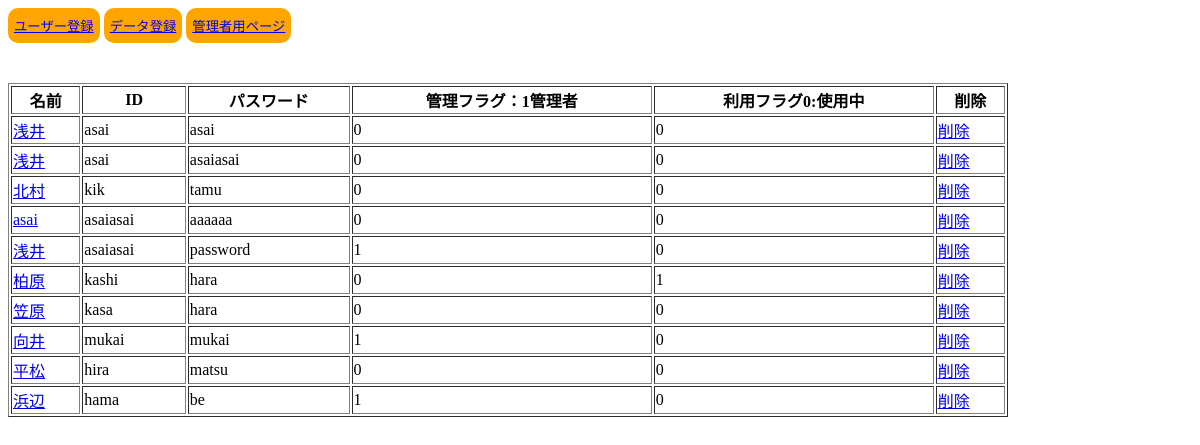
Before: /select_user.php with the older database file.
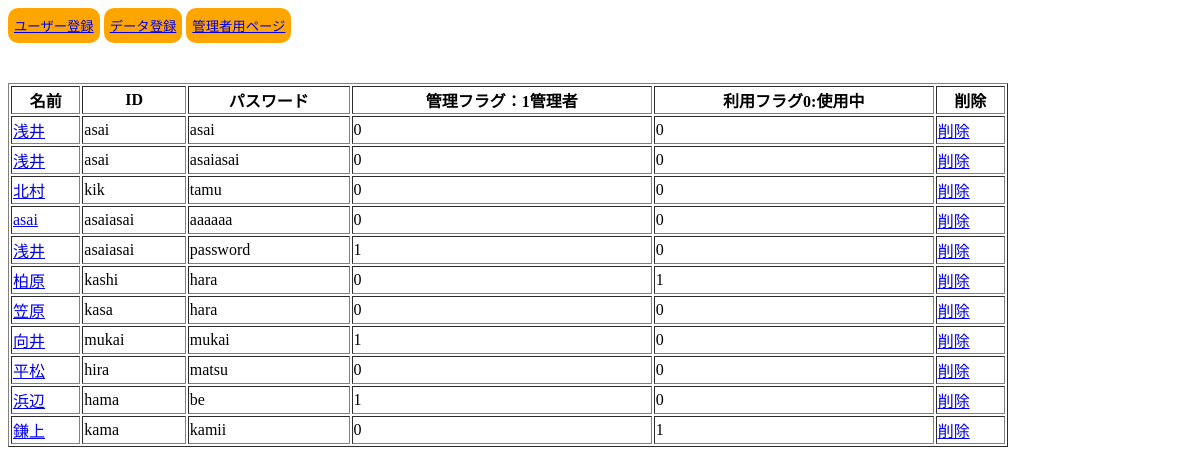
After: the same page with the newer database file.
### tables this page shows
CREATE TABLE IF NOT EXISTS `gs_user_table` (
`id` int(12) NOT NULL,
  `name` varchar(32) NOT NULL,
  `lid` varchar(128) NOT NULL,
  `lpw` varchar(255) NOT NULL,
  `kanri_flg` int(1) NOT NULL,
  `life_flg` int(1) NOT NULL
);

### select_user.php (the view, shortened to what this page needs)
<?php
$pdo=db_con();
$stmt = $pdo->prepare("SELECT * FROM gs_user_table");
$status = $stmt->execute();
$view="";
if($status==false){
  error_db_Info($stmt);
}else{
  while( $result = $stmt->fetch(PDO::FETCH_ASSOC)){
    $view .='<tr>';
    $view .= '<td><a href="detail_user.php?id='.$result["id"].'">'.$result["name"]."</td>";
    $view .= "<td>".$result["lid"]."</td>";
    $view .= "<td>".$result["lpw"]."</td>";
    $view .= "<td>".$result["kanri_flg"]."</td>";
    $view.=  "<td>".$result["life_flg"]."</td>";
    $view .='<td><a href="delete_user.php?id='.$result["id"].'">'.'削除'.'</td>';
   $view .='</tr>';
  }
}
?>
<!DOCTYPE html>
<html lang="ja">
<head>
<link rel="stylesheet" href="css/style.css">
</head>
<body id="main">
<header>
      <button><a href="index_user.php">ユーザー登録</a></button>
      <button><a class="navbar-brand" href="index.php">データ登録</a></button>
      <button><a class="navbar-brand" href="select_kanri.php">管理者用ページ</a></button>
</header>
<table id="table1" border='1' align=center width="1000">
<tr><th>名前</th><th>ID</th><th>パスワード</th><th>管理フラグ：1管理者</th><th>利用フラグ0:使用中</th><th>削除</th></tr>
<div>
    <div class="container jumbotron"><?=$view?></div>
  </div>
</body>
</html>

Changed rows visible on the page:
added gs_user_table: name "鎌上", lid "kama", lpw "kamii", kanri_flg "0", life_flg "1"
